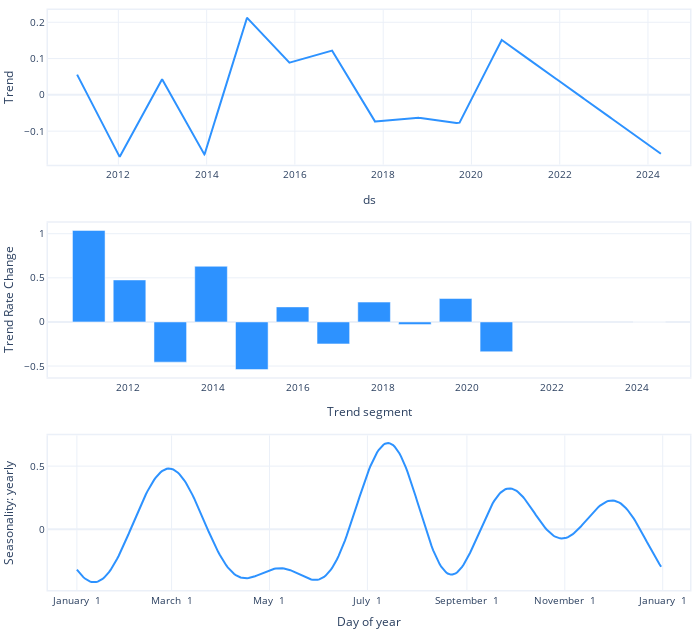

Notebook source saved alongside this figure:
### Code cell
symbol = "510170"
m, df, forecast, metrics = predict(
    symbol,
    "change_rate",
    None,
    weekly_seasonality=False,
    daily_seasonality=False,
    impute_missing=True,
)
m.plot_parameters()

### Figure 1 — Plotly figure (JSON) as saved in the notebook; plotly's stock layout.template omitted (floating-point values rounded to 4 significant figures; data arrays with more than 128 entries replaced by an {"elided": "..."} marker saying what was removed)
{"data": [{"fill": "none", "line": {"color": "#2d92ff", "width": 2}, "mode": "lines", "name": "Trend", "type": "scatter", "x": {"elided": "3452 str values"}, "xaxis": "x", "y": {"elided": "3452 float values"}, "yaxis": "y"}, {"marker": {"color": "#2d92ff"}, "name": "Trend Rate Change", "type": "bar", "x": ["2011-01-25T00:00:00", "2012-01-11T08:17:27.272727", "2012-12-27T16:34:54.545455", "2013-12-14T00:52:21.818182", "2014-11-30T09:09:49.090909", "2015-11-16T17:27:16.363636", "2016-11-02T01:44:43.636364", "2017-10-19T10:02:10.909091", "2018-10-05T18:19:38.181818", "2019-09-22T02:37:05.454545", "2020-09-07T10:54:32.727273", "2024-04-17T00:00:00"], "xaxis": "x2", "y": [1.037, 0.4758, -0.4555, 0.6308, -0.5402, 0.1706, -0.2491, 0.2249, -0.03042, 0.2652, -0.3378, 0], "yaxis": "y2"}, {"fill": "none", "line": {"color": "#2d92ff", "width": 2}, "mode": "lines", "name": "yearly", "type": "scatter", "x": {"elided": "365 str values"}, "xaxis": "x3", "y": {"elided": "365 float values"}, "yaxis": "y3"}], "layout": {"autosize": true, "font": {"size": 10}, "height": 630, "hovermode": "x unified", "margin": {"b": 0, "l": 0, "pad": 0, "r": 10, "t": 10}, "showlegend": false, "title": {"font": {"size": 12}}, "width": 700, "xaxis": {"anchor": "y", "domain": [0, 1], "linewidth": 1.5, "mirror": true, "range": ["2010-05-29T00:00:00", "2024-12-14T00:00:00"], "showline": true, "title": {"text": "ds"}, "type": "date"}, "xaxis2": {"anchor": "y2", "domain": [0, 1], "linewidth": 1.5, "mirror": true, "range": ["2010-02-07T15:42:32.727273", "2025-04-03T08:17:27.272727"], "showline": true, "title": {"text": "Trend segment"}, "type": "date"}, "xaxis3": {"anchor": "y3", "domain": [0, 1], "linewidth": 1.5, "mirror": true, "range": ["2016-12-14T00:00:00", "2018-01-18T00:00:00"], "showline": true, "tickformat": "%B %e", "title": {"text": "Day of year"}}, "yaxis": {"anchor": "x", "domain": [0.7333, 1], "linewidth": 1.5, "mirror": true, "rangemode": "normal", "showline": true, "title": {"text": "Trend"}}, "yaxis2": {"anchor": "x2", "domain": [0.3667, 0.6333], "linewidth": 1.5, "mirror": true, "rangemode": "normal", "showline": true, "title": {"text": "Trend Rate Change"}}, "yaxis3": {"anchor": "x3", "domain": [0, 0.2667], "linewidth": 1.5, "mirror": true, "rangemode": "normal", "showline": true, "title": {"text": "Seasonality: yearly"}}}}
